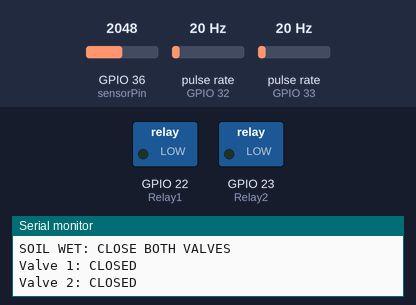
Recording of a sketch running on a simulated ESP32. Parts: switched loads named in the sketch (green lamp = pin HIGH), the last lines printed to the serial monitor. Wiring (inferred from the names in the program): 2 × pulse sensor: data GPIO 32 / data GPIO 33. The test bench sets the inputs (shaded band); at power-on: GPIO 36 (sensorPin) = 2048, pulse rate (sensors on GPIO 32, GPIO 33) 20 Hz (analog values on the 0–4095 scale). WiFi joins after 1.5 s; servers stay silent unless stated; uploads are accepted with an empty reply.

Above: at 3.0 s.
3.1 s: GPIO 36 (sensorPin) set to 2426
5.3 s: GPIO 36 (sensorPin) set to 2549
At 6.6 s:
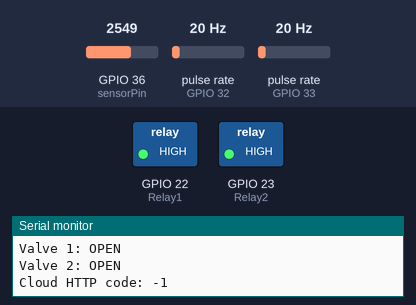
Timing chart, 0 to 8.3 s (numbered marks = the images above; inputs shaded):
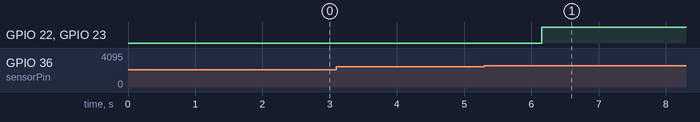

The sketch:

ESP32_LINE_Cloud.ino
```cpp
// ==================================================
// ESP32 DEVKIT V1
// SOIL MOISTURE + 2 RELAYS + 2 x YF-S201
// LINE WEBHOOK THROUGH PYTHON CLOUD (RENDER)
// No JavaScript / No Google Apps Script
//
// Arduino libraries:
// 1) ArduinoJson (install from Library Manager)
// ==================================================

#include <WiFi.h>
#include <WiFiClientSecure.h>
#include <HTTPClient.h>
#include <ArduinoJson.h>

// ---------------- WIFI ----------------
const char* WIFI_SSID = "iPhone";
const char* WIFI_PASSWORD = "11111111";

// ใส่ URL ของ Render หลัง Deploy เช่น https://esp32-line-cloud.onrender.com
const char* CLOUD_BASE_URL = "https://esp32-line-cloud.onrender.com/line/webhook";

// ต้องตรงกับ DEVICE_KEY ที่ตั้งใน Render Environment
const char* DEVICE_KEY = "1123";

// ---------------- PINS ----------------
const int sensorPin = 36;
const int Relay1 = 22;
const int Relay2 = 23;
const int FLOW1_PIN = 32;
const int FLOW2_PIN = 33;

// ตรวจสอบให้ตรงกับบอร์ดรีเลย์จริง
#define RELAY_ON HIGH
#define RELAY_OFF LOW

// ---------------- SOIL SETTINGS ----------------
const int dry = 4095;
const int wet = 900;
const int moistureON = 50;
const int moistureOFF = 55;

// ---------------- FLOW SETTINGS ----------------
const float PULSES_PER_LITER = 450.0;
const unsigned long FLOW_GRACE_TIME = 3000;
const unsigned long FLOW_TIMEOUT = 10000;
const unsigned long FLOW_STOP_TIMEOUT = 5000;

// ---------------- TIMING ----------------
const unsigned long readInterval = 2000;
const unsigned long wifiRetryInterval = 10000;
const unsigned long flowSampleInterval = 1000;
const unsigned long cloudPollInterval = 3000;
const unsigned long reportInterval = 1800000;
const unsigned long reportRetryInterval = 5000;

// ---------------- VARIABLES ----------------
int rawSensorValue = 0;
int PercentageHumidity = 0;

bool relay1State = false;
bool relay2State = false;
String mode = "AUTO";

unsigned long lastReadTime = 0;
unsigned long lastWiFiAttempt = 0;
unsigned long lastCloudPollTime = 0;
unsigned long lastReportTime = 0;
unsigned long lastReportAttemptTime = 0;

volatile uint32_t flow1Pulses = 0;
volatile uint32_t flow2Pulses = 0;
volatile uint32_t flow1WindowPulses = 0;
volatile uint32_t flow2WindowPulses = 0;

portMUX_TYPE flowMux = portMUX_INITIALIZER_UNLOCKED;

float flow1Rate = 0.0;
float flow2Rate = 0.0;
float flow1Liter = 0.0;
float flow2Liter = 0.0;

bool flowCycleActive = false;
bool flowSuccessNotified = false;
bool flowFailureNotified = false;
bool flowLockout = false;

unsigned long flowStartTime = 0;
unsigned long lastFlowSampleTime = 0;
unsigned long lastFlowPulseSeen1 = 0;
unsigned long lastFlowPulseSeen2 = 0;

String pendingFlowEvent = "";

bool hasReported = false;
int lastReportedHumidity = -100;
bool lastReportedRelay1 = false;
bool lastReportedRelay2 = false;
String lastReportedMode = "";

// ป้องกันคำสั่งเดิมถูกประมวลผลซ้ำระหว่างรอผลตอบกลับ
String lastProcessedCommandId = "";

// ==================================================
// FLOW INTERRUPTS
// ==================================================

void IRAM_ATTR flow1ISR() {
  portENTER_CRITICAL_ISR(&flowMux);
  flow1Pulses++;
  flow1WindowPulses++;
  portEXIT_CRITICAL_ISR(&flowMux);
}

void IRAM_ATTR flow2ISR() {
  portENTER_CRITICAL_ISR(&flowMux);
  flow2Pulses++;
  flow2WindowPulses++;
  portEXIT_CRITICAL_ISR(&flowMux);
}

// อ่านจำนวน pulse และล้างเฉพาะค่าหน้าต่างเวลา
void readFlowCounters(
  uint32_t &total1, uint32_t &total2,
  uint32_t &window1, uint32_t &window2
) {
  portENTER_CRITICAL(&flowMux);
  total1 = flow1Pulses;
  total2 = flow2Pulses;
  window1 = flow1WindowPulses;
  window2 = flow2WindowPulses;
  flow1WindowPulses = 0;
  flow2WindowPulses = 0;
  portEXIT_CRITICAL(&flowMux);
}

// อ่านยอดสะสมโดยไม่ล้าง window pulses
void getFlowTotals(uint32_t &total1, uint32_t &total2) {
  portENTER_CRITICAL(&flowMux);
  total1 = flow1Pulses;
  total2 = flow2Pulses;
  portEXIT_CRITICAL(&flowMux);
}

// ==================================================
// HTTPS REQUEST HELPERS
// ==================================================

bool cloudRequest(
  const char* method,
  const String &path,
  const String &payload,
  String &response
) {
  if (WiFi.status() != WL_CONNECTED) {
    Serial.println("Cloud request skipped: WiFi disconnected");
    return false;
  }

  WiFiClientSecure client;
  // ใช้สำหรับทดสอบต้นแบบเท่านั้น
  // ก่อนใช้งานจริงควรติดตั้งและตรวจสอบ Root CA certificate
  client.setInsecure();

  HTTPClient http;
  String url = String(CLOUD_BASE_URL) + path;

  if (!http.begin(client, url)) {
    Serial.println("HTTP begin failed");
    return false;
  }

  http.setTimeout(15000);
  http.addHeader("X-Device-Key", DEVICE_KEY);
  http.addHeader("Content-Type", "application/json");

  int code = -1;

  if (String(method) == "GET") {
    code = http.GET();
  } else {
    code = http.POST(payload);
  }

  response = http.getString();

  Serial.print("Cloud HTTP code: ");
  Serial.println(code);

  if (response.length()) {
    Serial.println(response);
  }

  http.end();
  return code >= 200 && code < 300;
}

// ==================================================
// SEND REPORT TO CLOUD
// ==================================================

bool sendCloudReport(const String &message) {
  JsonDocument doc;
  doc["message"] = message;

  String payload;
  serializeJson(doc, payload);

  String response;
  return cloudRequest(
    "POST", "/device/report", payload, response
  );
}

// ==================================================
// READ SOIL MOISTURE
// ==================================================

void readSoilMoisture() {
  long total = 0;

  for (int i = 0; i < 10; i++) {
    total += analogRead(sensorPin);
    delay(10);
  }

  rawSensorValue = total / 10;

  PercentageHumidity = map(
    rawSensorValue, wet, dry, 100, 0
  );

  PercentageHumidity = constrain(
    PercentageHumidity, 0, 100
  );

  Serial.println("--------------------------");
  Serial.print("Sensor Raw: ");
  Serial.println(rawSensorValue);
  Serial.print("Soil Moisture: ");
  Serial.print(PercentageHumidity);
  Serial.println("%");
}

// ==================================================
// START FLOW CYCLE
// ==================================================

void startFlowCycle() {
  portENTER_CRITICAL(&flowMux);
  flow1Pulses = 0;
  flow2Pulses = 0;
  flow1WindowPulses = 0;
  flow2WindowPulses = 0;
  portEXIT_CRITICAL(&flowMux);

  flow1Rate = 0;
  flow2Rate = 0;
  flow1Liter = 0;
  flow2Liter = 0;

  flowSuccessNotified = false;
  flowFailureNotified = false;
  flowCycleActive = true;

  flowStartTime = millis();
  lastFlowSampleTime = millis();
  lastFlowPulseSeen1 = millis();
  lastFlowPulseSeen2 = millis();

  Serial.println("FLOW MONITOR STARTED");
}

// ==================================================
// UPDATE RELAYS
// ==================================================

void updateRelay() {
  digitalWrite(Relay1, relay1State ? RELAY_ON : RELAY_OFF);
  digitalWrite(Relay2, relay2State ? RELAY_ON : RELAY_OFF);

  bool shouldWater = relay1State && relay2State;

  if (shouldWater && !flowCycleActive) {
    startFlowCycle();
  }

  if (!shouldWater && flowCycleActive) {
    flowCycleActive = false;
    flow1Rate = 0;
    flow2Rate = 0;
    Serial.println("FLOW MONITOR STOPPED");
  }

  Serial.print("Valve 1: ");
  Serial.println(relay1State ? "OPEN" : "CLOSED");
  Serial.print("Valve 2: ");
  Serial.println(relay2State ? "OPEN" : "CLOSED");
}

// ==================================================
// AUTOMATIC CONTROL
// ==================================================

void automaticControl() {
  if (mode != "AUTO" || flowLockout) return;

  if (PercentageHumidity <= moistureON) {
    relay1State = true;
    relay2State = true;
    Serial.println("SOIL DRY: OPEN BOTH VALVES");
  }
  else if (PercentageHumidity >= moistureOFF) {
    relay1State = false;
    relay2State = false;
    Serial.println("SOIL WET: CLOSE BOTH VALVES");
  }

  updateRelay();
}

// ==================================================
// CHECK FLOW SENSORS
// ==================================================

void checkFlowSensors() {
  if (!flowCycleActive) return;

  unsigned long now = millis();
  if (now - lastFlowSampleTime < flowSampleInterval) return;

  unsigned long elapsedSample = now - lastFlowSampleTime;
  lastFlowSampleTime = now;

  uint32_t total1, total2, window1, window2;
  readFlowCounters(total1, total2, window1, window2);

  if (window1 > 0) lastFlowPulseSeen1 = now;
  if (window2 > 0) lastFlowPulseSeen2 = now;

  float frequency1 = (float)window1 * 1000.0 / elapsedSample;
  float frequency2 = (float)window2 * 1000.0 / elapsedSample;

  flow1Rate = frequency1 / 7.5;
  flow2Rate = frequency2 / 7.5;

  flow1Liter = (float)total1 / PULSES_PER_LITER;
  flow2Liter = (float)total2 / PULSES_PER_LITER;

  Serial.print("Flow 1: ");
  Serial.print(flow1Rate, 2);
  Serial.print(" L/min | Flow 2: ");
  Serial.print(flow2Rate, 2);
  Serial.println(" L/min");

  bool sensor1Detected = total1 > 0;
  bool sensor2Detected = total2 > 0;
  bool bothDetected = sensor1Detected && sensor2Detected;

  unsigned long elapsed = now - flowStartTime;

  if (
    bothDetected &&
    elapsed >= FLOW_GRACE_TIME &&
    !flowSuccessNotified
  ) {
    Serial.println("BOTH FLOW SENSORS SUCCESS");
    flowSuccessNotified = true;
    pendingFlowEvent = "SUCCESS";
  }

  if (
    elapsed >= FLOW_TIMEOUT &&
    !bothDetected &&
    !flowFailureNotified
  ) {
    Serial.println("FLOW SENSOR ERROR");
    flowFailureNotified = true;
    flowLockout = true;
    relay1State = false;
    relay2State = false;
    updateRelay();
    pendingFlowEvent = "FLOW_ERROR";
    return;
  }

  if (flowSuccessNotified && !flowFailureNotified) {
    bool flow1Stopped =
      now - lastFlowPulseSeen1 >= FLOW_STOP_TIMEOUT;
    bool flow2Stopped =
      now - lastFlowPulseSeen2 >= FLOW_STOP_TIMEOUT;

    if (flow1Stopped || flow2Stopped) {
      Serial.println("WATER FLOW STOPPED");
      flowFailureNotified = true;
      flowLockout = true;
      relay1State = false;
      relay2State = false;
      updateRelay();
      pendingFlowEvent = "FLOW_ERROR";
    }
  }
}

// ==================================================
// CHECK COMMAND FROM CLOUD
// ==================================================

void checkCloudCommand() {
  if (WiFi.status() != WL_CONNECTED) return;

  String response;
  if (!cloudRequest(
    "GET", "/device/command", "", response
  )) {
    return;
  }

  JsonDocument doc;
  DeserializationError error = deserializeJson(doc, response);

  if (error) {
    Serial.print("Command JSON error: ");
    Serial.println(error.c_str());
    return;
  }

  if (doc["command"].isNull()) return;

  String command = doc["command"].as<String>();
  String commandId = doc["command_id"].as<String>();

  if (commandId.length() == 0) return;
  if (commandId == lastProcessedCommandId) return;

  Serial.print("CLOUD COMMAND: ");
  Serial.println(command);

  if (command == "CHECK_HUMIDITY") {
    lastProcessedCommandId = commandId;

    // อ่านค่าความชื้นใหม่ทันที
    readSoilMoisture();

    JsonDocument resultDoc;
    resultDoc["command_id"] = commandId;
    resultDoc["humidity"] = PercentageHumidity;
    resultDoc["raw"] = rawSensorValue;
    resultDoc["relay1"] = relay1State ? "ON" : "OFF";
    resultDoc["relay2"] = relay2State ? "ON" : "OFF";
    resultDoc["mode"] = mode;

    String payload;
    serializeJson(resultDoc, payload);

    String resultResponse;
    bool sent = cloudRequest(
      "POST", "/device/result", payload, resultResponse
    );

    if (sent) {
      Serial.println("HUMIDITY RESULT SENT TO CLOUD");
    } else {
      // อนุญาตให้ลองคำสั่งเดิมอีกครั้งเมื่อส่งผลไม่สำเร็จ
      lastProcessedCommandId = "";
      Serial.println("HUMIDITY RESULT FAILED");
    }
  }
}

// ==================================================
// SEND SYSTEM REPORTS THROUGH CLOUD
// ==================================================

void sendReport(bool forceSend) {
  if (WiFi.status() != WL_CONNECTED) return;

  bool changed =
    abs(PercentageHumidity - lastReportedHumidity) >= 5 ||
    relay1State != lastReportedRelay1 ||
    relay2State != lastReportedRelay2 ||
    mode != lastReportedMode;

  bool timePassed =
    millis() - lastReportTime >= reportInterval;

  bool hasPendingEvent = pendingFlowEvent.length() > 0;

  if (
    !forceSend &&
    !hasPendingEvent &&
    hasReported &&
    !changed &&
    !timePassed
  ) return;

  if (
    !forceSend &&
    millis() - lastReportAttemptTime < reportRetryInterval
  ) return;

  lastReportAttemptTime = millis();

  String event = hasPendingEvent ? pendingFlowEvent : "STATUS";

  uint32_t total1, total2;
  getFlowTotals(total1, total2);

  String message = "รายงานระบบรดน้ำ\n";

  message += "เหตุการณ์: ";
  if (event == "SUCCESS") {
    message += "ตรวจพบการไหลของน้ำทั้ง 2 เซนเซอร์";
  } else if (event == "FLOW_ERROR") {
    message += "ผิดปกติ: ตรวจไม่พบการไหลหรือการไหลหยุด";
  } else {
    message += "สถานะระบบ";
  }

  message += "\nความชื้นดิน: " + String(PercentageHumidity) + "%";
  message += "\nค่าเซนเซอร์: " + String(rawSensorValue);
  message += "\nวาล์ว 1: " + String(relay1State ? "เปิด" : "ปิด");
  message += "\nวาล์ว 2: " + String(relay2State ? "เปิด" : "ปิด");
  message += "\nโหมด: " + mode;
  message += "\nFlow 1: " + String(flow1Rate, 2) + " L/min";
  message += "\nFlow 2: " + String(flow2Rate, 2) + " L/min";
  message += "\nปริมาณ Flow 1: " + String(flow1Liter, 3) + " L";
  message += "\nปริมาณ Flow 2: " + String(flow2Liter, 3) + " L";
  message += "\nPulse 1: " + String(total1);
  message += "\nPulse 2: " + String(total2);

  Serial.println("Sending report to Cloud...");

  if (sendCloudReport(message)) {
    Serial.println("CLOUD REPORT SUCCESS");

    lastReportedHumidity = PercentageHumidity;
    lastReportedRelay1 = relay1State;
    lastReportedRelay2 = relay2State;
    lastReportedMode = mode;
    lastReportTime = millis();
    hasReported = true;

    if (pendingFlowEvent == event) {
      pendingFlowEvent = "";
    }
  } else {
    Serial.println("CLOUD REPORT FAILED - WILL RETRY");
  }
}

// ==================================================
// WIFI
// ==================================================

void connectWiFi() {
  Serial.println("Connecting WiFi...");

  WiFi.mode(WIFI_STA);
  WiFi.setSleep(false);
  WiFi.begin(WIFI_SSID, WIFI_PASSWORD);

  unsigned long startTime = millis();

  while (
    WiFi.status() != WL_CONNECTED &&
    millis() - startTime < 20000
  ) {
    delay(500);
    Serial.print(".");
  }

  Serial.println();

  if (WiFi.status() == WL_CONNECTED) {
    Serial.println("WiFi Connected");
    Serial.print("IP Address: ");
    Serial.println(WiFi.localIP());
  } else {
    Serial.println("WiFi Connection Failed");
  }
}

// ==================================================
// SETUP
// ==================================================

void setup() {
  Serial.begin(115200);

  pinMode(Relay1, OUTPUT);
  pinMode(Relay2, OUTPUT);
  digitalWrite(Relay1, RELAY_OFF);
  digitalWrite(Relay2, RELAY_OFF);

  relay1State = false;
  relay2State = false;

  pinMode(FLOW1_PIN, INPUT);
  pinMode(FLOW2_PIN, INPUT);

  attachInterrupt(
    digitalPinToInterrupt(FLOW1_PIN),
    flow1ISR,
    FALLING
  );

  attachInterrupt(
    digitalPinToInterrupt(FLOW2_PIN),
    flow2ISR,
    FALLING
  );

  analogReadResolution(12);
  analogSetPinAttenuation(sensorPin, ADC_11db);

  connectWiFi();

  readSoilMoisture();
  automaticControl();

  if (WiFi.status() == WL_CONNECTED) {
    sendReport(true);
  }

  Serial.println("==========================");
  Serial.println("SYSTEM READY");
  Serial.println("FLOW SENSOR 1 READY");
  Serial.println("FLOW SENSOR 2 READY");
  Serial.println("PYTHON CLOUD WEBHOOK READY");
  Serial.println("==========================");
}

// ==================================================
// MAIN LOOP
// ==================================================

void loop() {
  if (millis() - lastReadTime >= readInterval) {
    lastReadTime = millis();
    readSoilMoisture();
    automaticControl();
  }

  checkFlowSensors();

  if (
    WiFi.status() != WL_CONNECTED &&
    millis() - lastWiFiAttempt >= wifiRetryInterval
  ) {
    lastWiFiAttempt = millis();
    Serial.println("Reconnecting WiFi...");
    WiFi.disconnect();
    WiFi.begin(WIFI_SSID, WIFI_PASSWORD);
  }

  if (
    WiFi.status() == WL_CONNECTED &&
    millis() - lastCloudPollTime >= cloudPollInterval
  ) {
    lastCloudPollTime = millis();
    checkCloudCommand();
  }

  sendReport(false);

  delay(100);
}
```

Measured:
- the behaviour switches between 2497 and 2498 on GPIO 36 (sensorPin) (found by bisection; images 0 and 1)
- after the input at 5.3 s, GPIO 22 (Relay1), GPIO 23 (Relay2): LOW → HIGH after 0.86 s
